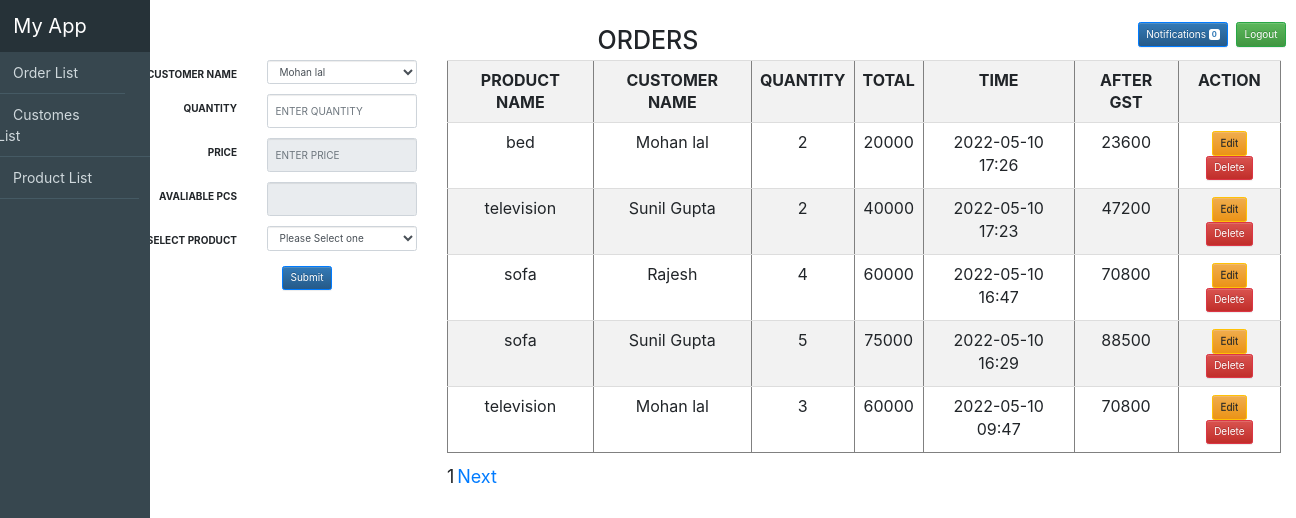
The app's page /order/ (signed in) with its own data.
### productselling/models.py (models this page shows)
class Order(models.Model):
    product = models.ForeignKey(Product, on_delete=models.CASCADE)
    customer = models.ForeignKey(Customer, on_delete=models.CASCADE)
    quantity = models.IntegerField(null=True, blank=True)
    total = models.IntegerField(null=True, blank=True)
    time = models.DateTimeField(auto_now_add=True, blank=True)
    gst = models.IntegerField(null=True, blank=True)

class Product(models.Model):
    name = models.CharField(max_length=100)
    type = models.CharField(max_length=50)
    avaliable = models.IntegerField(null=True, blank=True)
    price = models.IntegerField(null=True, blank=True)
    def __str__(self):
        return self.name

class Customer(models.Model):
    name = models.CharField(max_length=100)
    shopname = models.CharField(max_length=100)
    address = models.CharField(max_length=200)
    def __str__(self):
        return self.name

### productselling/views.py (the view, shortened to what this page needs)
# urls.py: path('order/', order_shipping, name='order'),
@login_required
def order_shipping(request):
    if not request.user.is_superuser:
        return HttpResponse('your are not superuser to perform this action')
    context = {}
    product=Product.objects.all()
    notify = Notification.objects.filter(to_user=request.user, read=False).count()
    context['notify'] = notify
    customer=Customer.objects.all()
    all =Order.objects.all().order_by('-id')
    paginator = Paginator(all,5)
    page_number = request.GET.get('page')
    page_obj = paginator.get_page(page_number)
    context['page_obj'] = page_obj
    context['product'] = product
    context['customer'] = customer
    return render(request, 'order.html',context)

### productselling/templates/order.html (shortened to what this page needs)
{% include "sidebar.html" %}
<link rel="stylesheet" href="https://cdn.jsdelivr.net/npm/bootstrap@4.0.0/dist/css/bootstrap.min.css">
<a href="{% url 'logout' %}" style=" position: relative; left: 1236px; top: 22px;" class="btn btn-success">Logout</a>
<a href="{% url 'notify' %}" class="btn btn-primary" style=" position: relative; left: 1085px; top: 22px;">
  Notifications <span class="badge badge-light">{{notify}}</span>
</a>
<h1 class="text-center">ORDERS</h1>
<div class="container-fluid">
  <div class="row">
    <div class="col-md-4">
<form class="form-horizontal" action="{% url 'order' %}" method="post">
  <fieldset>
  <div class="form-group">
    <label class="col-md-7 control-label" for="customer_name">CUSTOMER NAME</label>
    <div class="col-md-5">
      <select id="customer_name" name="customer_name" class="form-control">
          {% for c in customer %}
          <option value="{{c.id}}">{{c}}</option>
          {% endfor %}
      </select>
    </div>
  </div>
  <div class="form-group">
    <label class="col-md-7 control-label" for="quantity">QUANTITY</label>
    <div class="col-md-5">
      <input id="quantity" name="quantity" placeholder="ENTER QUANTITY" class="form-control input-md" required="" type="text">
    </div>
  </div>
  <div class="form-group">
    <label class="col-md-7 control-label" for="price">PRICE</label>
    <div class="col-md-5">
      <input id="price" name="price" placeholder="ENTER PRICE" class="form-control input-md" required="" type="text" disabled>
    </div>
  </div>
  <div class="form-group">
    <label class="col-md-7 control-label" for="avaliable_quantity">AVALIABLE PCS</label>
    <div class="col-md-5">
      <input id="avaliable_quantity" name="avaliable_quantity" class="form-control input-md" required="" type="text" disabled>
    </div>
  </div>
  <div class="form-group">
      <label class="col-md-7 control-label" for="product_name">SELECT PRODUCT</label>
      <div class="col-md-5">
        <select id="product_name" name="product_name" class="form-control">
          <option>Please Select one</option>
        </select><br>
        <div class="col-md-12">
            <button id="singlebutton" name="singlebutton" class="btn btn-primary">Submit</button>
        </div>
      </div>
    </div>
  </form>
    </div>
    <div class="col-md-8">
      <table  border="1px solid black" style="text-align: center;" class="table table-striped">
        <tr>
            <th>PRODUCT NAME</th>
            <th>CUSTOMER NAME</th>
            <th>QUANTITY</th>
            <th>TOTAL</th>
            <th>TIME</th>
            <th>AFTER GST</th>
            <th>ACTION</th>
        </tr>
        {% for a in page_obj %}
        <tr>
          <td>{{a.product.name}}</td>
          <td>{{a.customer.name}}</td>
          <td>{{a.quantity}}</td>
          <td>{{a.total}}</td>
          <td>{{a.time|date:'Y-m-d H:i'}}</td>
          <td>{{a.gst}}</td>
          <td><a href="{% url 'edit' a.id %}"  class="btn btn-warning">Edit</a>
            <a href="{% url 'delete' a.id 'order' %}"  class="btn btn-danger">Delete</a></td>
        </tr>
        {% endfor %}
      </table>
      <div>
        <span>
          <span style="font-size: large;">{{ page_obj.number }}</span>
          {% if page_obj.has_next %}
          <a href="?page={{page_obj.next_page_number}}" style="font-size: large;">Next</a>
          {% endif %}
        </span>
      </div>
    </div>
  </div>
</div>

### records on screen
Order: product.name "bed", customer.name "Mohan lal", quantity "2", total "20000", time "2022-05-10 17:26", gst "23600"
Order: product.name "television", customer.name "Sunil Gupta", quantity "2", total "40000", time "2022-05-10 17:23", gst "47200"
Order: product.name "sofa", customer.name "Rajesh", quantity "4", total "60000", time "2022-05-10 16:47", gst "70800"
Order: product.name "sofa", customer.name "Sunil Gupta", quantity "5", total "75000", time "2022-05-10 16:29", gst "88500"
Order: product.name "television", customer.name "Mohan lal", quantity "3", total "60000", time "2022-05-10 09:47", gst "70800"

### other values on screen
{{ notify }} "0"
{{ page_obj.number }} "1"
form field customer_name "Mohan lal"
